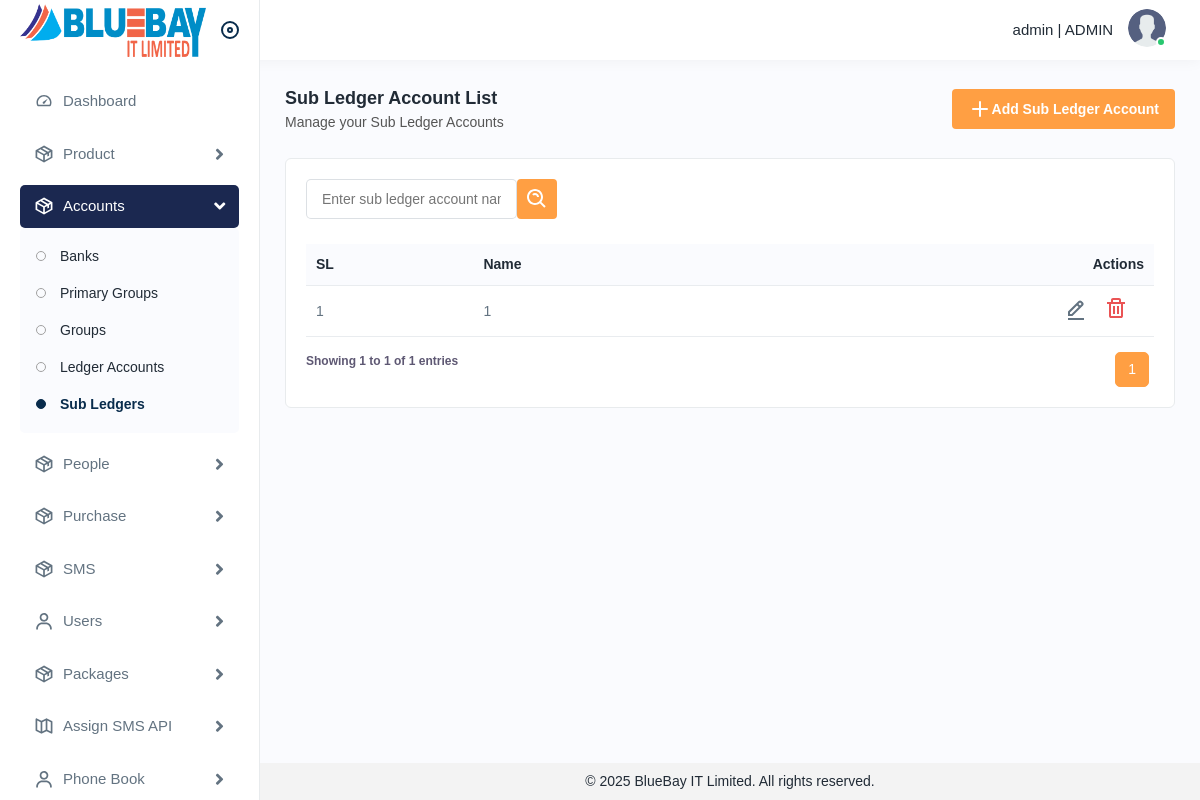
The page /accounts/subledgeraccounts/ (signed in) on the database as committed earlier.
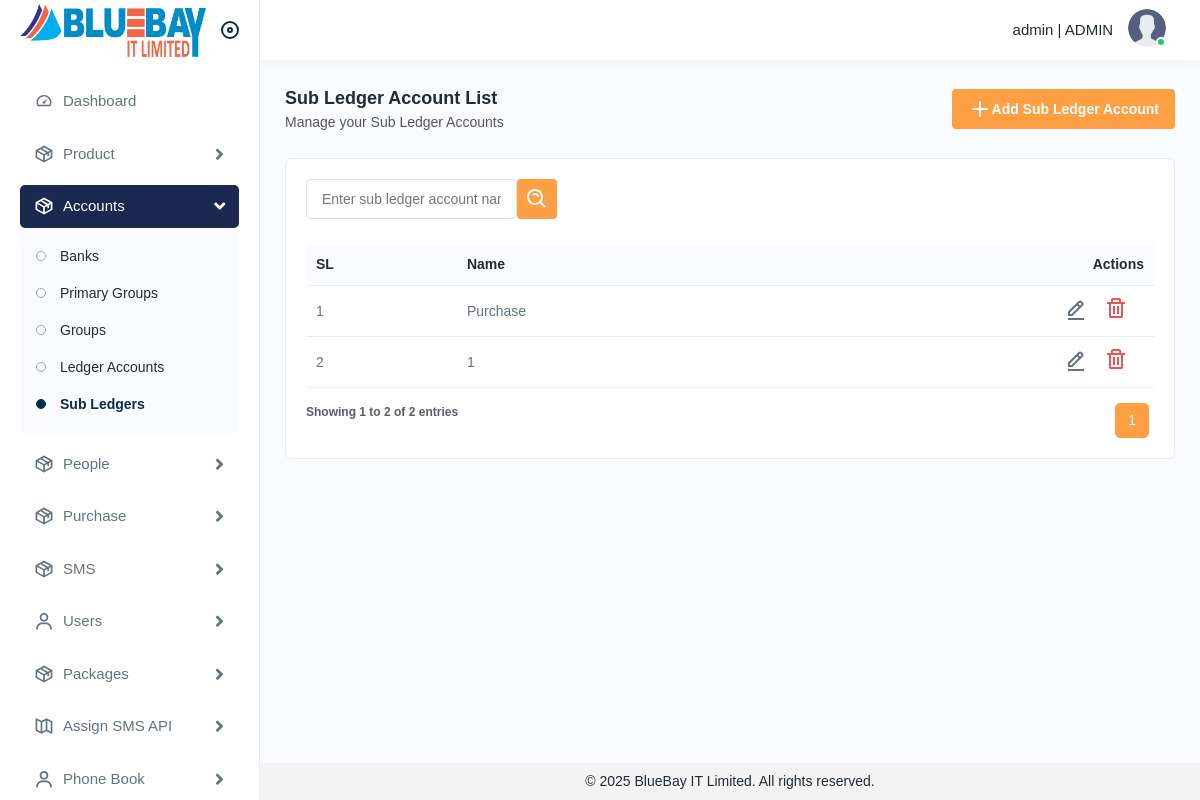
The same page on the database as committed later.
### accounts/models.py (models this page shows, shortened)
class SubLedgerAccount(BaseModel):
    name = models.CharField(max_length=100, unique=True)
    unique_fields = ['name']
    class Meta:
        verbose_name_plural = 'SubLedgerAccounts'
        ordering = ['-id',]

### accounts/views/subledgeraccount.py (the view)
class SubLedgerAccountListView(LoginRequiredMixin, ListView):
    model = SubLedgerAccount
    template_name = 'subledgeraccount/list.html'
    context_object_name = 'subledgeraccount_list'
    def get_queryset(self):
        queryset = super().get_queryset()
        search = self.request.GET.get('search_input', '').strip()
        if search:
            queryset = queryset.filter(name__icontains=search)
        return queryset
    def get_context_data(self, **kwargs):
        context = super().get_context_data(**kwargs)
        queryset = context.get('subledgeraccount_list')
        paginator = Paginator(queryset, 50)
        page_number = self.request.GET.get('page')
        page_obj = paginator.get_page(page_number)
        context['subledgeraccount_list'] = page_obj
        context['filter_search_input'] = self.request.GET.get('search_input', '')
        return context
    def render_to_response(self, context, **response_kwargs):
        if self.request.headers.get('x-requested-with') == 'XMLHttpRequest':
            html = render_to_string('subledgeraccount/_table_fragment.html', context=context, request=self.request)
            return JsonResponse({'html': html})
        return super().render_to_response(context, **response_kwargs)

### utils/base_model.py (called while the page is built)
    def get_queryset(self):
        return SoftDeletionQuerySet(self.model, using=self._db).filter(
            deleted_at__isnull=True
        )

### accounts/templates/subledgeraccount/list.html (shortened to what this page needs)
{% extends 'base.html' %}
{% load static %}
{% block base %}
<div class="page-wrapper">
    <div class="content">
        <div class="page-header">
            <div class="page-title">
                <h4>Sub Ledger Account List</h4>
                <h6>Manage your Sub Ledger Accounts</h6>
            </div>
            <div class="page-btn">
                <a href="{% url 'subledgeraccount_create' %}" class="btn btn-added">
                    <img src="{% static 'img/icons/plus.svg' %}" alt="img"> Add Sub Ledger Account
                </a>
            </div>
        </div>
        <div class="card">
            <div class="card-body">
                <form id="filterForm" method="get" action="{% url 'subledgeraccount_list' %}">
                    <div class="table-top">
                        <div class="search-set">
                            <div class="form-group mb-0">
                                <input type="text" name="search_input" placeholder="Enter sub ledger account name" value="{{ filter_search_input }}">
                            </div>
                            <div class="col-lg-2 col-sm-6 col-12 pl-3">
                                <div class="form-group mb-0">
                                    <button type="submit" class="btn btn-filters"><img src="{% static 'img/icons/search-whites.svg' %}" alt="img"></button>
                                </div>
                            </div>
                        </div>
                    </div>
                </form>
                {% include 'subledgeraccount/_table_fragment.html' %}
            </div>
        </div>
    </div>
</div>
{% endblock base %}

### accounts/templates/subledgeraccount/_table_fragment.html (shortened to what this page needs)
{% load static %}
<div id="subledgeraccount-list">
    <div class="table-responsive">
        <table class="table">
            <thead>
                <tr>
                    <th>SL</th>
                    <th>Name</th>
                    <th class="text-end">Actions</th>
                </tr>
            </thead>
            <tbody>
                {% for subledgeraccount in subledgeraccount_list %}
                    <tr>
                        <td>{{ subledgeraccount_list.start_index|add:forloop.counter0 }}</td>
                        <td>{{ subledgeraccount.name }}</td>
                        <td class="text-end">
                            <a class="me-3" href="{% url 'subledgeraccount_update' subledgeraccount.id %}">
                                    <img src="{% static 'img/icons/edit.svg' %}" alt="img">
                                </a>
                                <a class="me-3 confirm-text delete-btn" href="#" data-url="{% url 'subledgeraccount_delete' subledgeraccount.id %}">
                                    <img src="{% static 'img/icons/delete.svg' %}" alt="img">
                                </a>
                            </td>
                    </tr>
                {% empty %}
                    <tr><td colspan="3" class="text-center">No sub ledger accounts found.</td></tr>
                {% endfor %}
            </tbody>
        </table>
    </div>
    {% if subledgeraccount_list %}
    <div class="pagination-container d-flex justify-content-between">
        <div class="pagination table-info">
            <p>Showing {{ subledgeraccount_list.start_index }} to {{ subledgeraccount_list.end_index }} of {{ subledgeraccount_list.paginator.count }} entries</p>
        </div>
        <nav aria-label="Page navigation">
            <ul class="pagination">
                {% for num in subledgeraccount_list.paginator.page_range %}
                    {% if num >= subledgeraccount_list.number|add:-1 and num <= subledgeraccount_list.number|add:1 %}
                        <li class="page-item {% if subledgeraccount_list.number == num %}active{% endif %}">
                            <a class="page-link" href="?page={{ num }}" data-page="{{ num }}">{{ num }}</a>
                        </li>
                    {% endif %}
                {% endfor %}
            </ul>
        </nav>
    </div>
    {% endif %}
</div>

Rows that differ between the two databases and show on the page:
added SubLedgerAccount: start_index|add "1", name "Purchase"
computed for SubLedgerAccount (number 2 of 2 on the later page): start_index|add "1" → "2"
Other text that changed with them:
{{ subledgeraccount_list.end_index }}: "1" → "2"
{{ subledgeraccount_list.paginator.count }}: "1" → "2"
